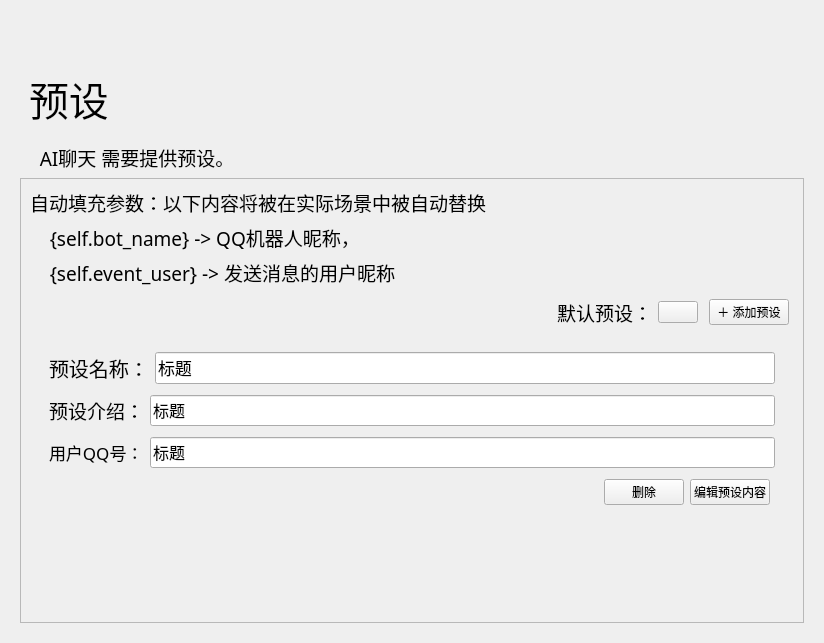
<?xml version="1.0" encoding="UTF-8"?>
<ui version="4.0">
 <class>Form</class>
 <widget class="QWidget" name="Form">
  <property name="geometry">
   <rect>
    <x>0</x>
    <y>0</y>
    <width>824</width>
    <height>643</height>
   </rect>
  </property>
  <property name="minimumSize">
   <size>
    <width>650</width>
    <height>465</height>
   </size>
  </property>
  <property name="windowTitle">
   <string>小依 - 设置预设</string>
  </property>
  <layout class="QHBoxLayout" name="horizontalLayout">
   <item>
    <widget class="PopUpAniStackedWidget" name="PopUpAniStackedWidget">
     <widget class="QWidget" name="page">
      <layout class="QVBoxLayout" name="verticalLayout">
       <item>
        <spacer name="spacer">
         <property name="orientation">
          <enum>Qt::Vertical</enum>
         </property>
         <property name="sizeType">
          <enum>QSizePolicy::Fixed</enum>
         </property>
         <property name="sizeHint" stdset="0">
          <size>
           <width>20</width>
           <height>40</height>
          </size>
         </property>
        </spacer>
       </item>
       <item>
        <widget class="QWidget" name="widget" native="true">
         <property name="maximumSize">
          <size>
           <width>16777215</width>
           <height>88</height>
          </size>
         </property>
         <layout class="QHBoxLayout" name="horizontalLayout_2">
          <item>
           <widget class="LargeTitleLabel" name="LargeTitleLabel">
            <property name="font">
             <font>
              <family>HarmonyOS Sans SC Medium</family>
              <pointsize>30</pointsize>
              <bold>false</bold>
             </font>
            </property>
            <property name="text">
             <string>预设</string>
            </property>
           </widget>
          </item>
         </layout>
        </widget>
       </item>
       <item>
        <widget class="SubtitleLabel" name="SubtitleLabel_5">
         <property name="font">
          <font>
           <family>HarmonyOS Sans SC Medium</family>
           <pointsize>14</pointsize>
           <bold>false</bold>
          </font>
         </property>
         <property name="text">
          <string>    AI聊天 需要提供预设。</string>
         </property>
        </widget>
       </item>
       <item>
        <widget class="ScrollArea" name="ScrollArea">
         <property name="frameShadow">
          <enum>QFrame::Raised</enum>
         </property>
         <property name="widgetResizable">
          <bool>true</bool>
         </property>
         <widget class="QWidget" name="scrollAreaWidgetContents">
          <property name="geometry">
           <rect>
            <x>0</x>
            <y>0</y>
            <width>786</width>
            <height>456</height>
           </rect>
          </property>
          <layout class="QVBoxLayout" name="verticalLayout_2">
           <item>
            <layout class="QGridLayout" name="gridLayout">
             <item row="3" column="0">
              <spacer name="verticalSpacer_30">
               <property name="orientation">
                <enum>Qt::Vertical</enum>
               </property>
               <property name="sizeType">
                <enum>QSizePolicy::Fixed</enum>
               </property>
               <property name="sizeHint" stdset="0">
                <size>
                 <width>20</width>
                 <height>5</height>
                </size>
               </property>
              </spacer>
             </item>
             <item row="1" column="0">
              <widget class="SubtitleLabel" name="SubtitleLabel_7">
               <property name="font">
                <font>
                 <family>HarmonyOS Sans SC</family>
                 <pointsize>14</pointsize>
                 <bold>false</bold>
                </font>
               </property>
               <property name="text">
                <string>    {self.bot_name} -&gt; QQ机器人昵称，</string>
               </property>
              </widget>
             </item>
             <item row="6" column="0">
              <widget class="CardWidget" name="Label_Icon_2">
               <property name="minimumSize">
                <size>
                 <width>0</width>
                 <height>138</height>
                </size>
               </property>
               <property name="maximumSize">
                <size>
                 <width>16777215</width>
                 <height>16777215</height>
                </size>
               </property>
               <layout class="QHBoxLayout" name="horizontalLayout_9">
                <item>
                 <spacer name="horizontalSpacer_23">
                  <property name="orientation">
                   <enum>Qt::Horizontal</enum>
                  </property>
                  <property name="sizeType">
                   <enum>QSizePolicy::Fixed</enum>
                  </property>
                  <property name="sizeHint" stdset="0">
                   <size>
                    <width>10</width>
                    <height>20</height>
                   </size>
                  </property>
                 </spacer>
                </item>
                <item>
                 <layout class="QVBoxLayout" name="verticalLayout_9">
                  <item>
                   <spacer name="verticalSpacer_25">
                    <property name="orientation">
                     <enum>Qt::Vertical</enum>
                    </property>
                    <property name="sizeType">
                     <enum>QSizePolicy::Fixed</enum>
                    </property>
                    <property name="sizeHint" stdset="0">
                     <size>
                      <width>20</width>
                      <height>5</height>
                     </size>
                    </property>
                   </spacer>
                  </item>
                  <item>
                   <layout class="QHBoxLayout" name="horizontalLayout_3">
                    <item>
                     <widget class="SubtitleLabel" name="SubtitleLabel">
                      <property name="font">
                       <font>
                        <family>HarmonyOS Sans SC</family>
                        <pointsize>15</pointsize>
                        <bold>false</bold>
                       </font>
                      </property>
                      <property name="text">
                       <string>预设名称：</string>
                      </property>
                     </widget>
                    </item>
                    <item>
                     <widget class="LineEdit" name="PreTitle">
                      <property name="maximumSize">
                       <size>
                        <width>16777215</width>
                        <height>38</height>
                       </size>
                      </property>
                      <property name="font">
                       <font>
                        <family>Microsoft YaHei</family>
                        <pointsize>13</pointsize>
                        <bold>false</bold>
                       </font>
                      </property>
                      <property name="text">
                       <string>标题</string>
                      </property>
                     </widget>
                    </item>
                   </layout>
                  </item>
                  <item>
                   <spacer name="verticalSpacer_26">
                    <property name="orientation">
                     <enum>Qt::Vertical</enum>
                    </property>
                    <property name="sizeType">
                     <enum>QSizePolicy::Fixed</enum>
                    </property>
                    <property name="sizeHint" stdset="0">
                     <size>
                      <width>20</width>
                      <height>5</height>
                     </size>
                    </property>
                   </spacer>
                  </item>
                  <item>
                   <layout class="QHBoxLayout" name="horizontalLayout_4">
                    <item>
                     <widget class="SubtitleLabel" name="SubtitleLabel_2">
                      <property name="font">
                       <font>
                        <family>HarmonyOS Sans SC</family>
                        <pointsize>14</pointsize>
                        <bold>false</bold>
                       </font>
                      </property>
                      <property name="text">
                       <string>预设介绍：</string>
                      </property>
                     </widget>
                    </item>
                    <item>
                     <widget class="LineEdit" name="PreTitle_2">
                      <property name="maximumSize">
                       <size>
                        <width>16777215</width>
                        <height>33</height>
                       </size>
                      </property>
                      <property name="font">
                       <font>
                        <family>Microsoft YaHei</family>
                        <pointsize>12</pointsize>
                        <bold>false</bold>
                       </font>
                      </property>
                      <property name="text">
                       <string>标题</string>
                      </property>
                     </widget>
                    </item>
                   </layout>
                  </item>
                  <item>
                   <spacer name="verticalSpacer_27">
                    <property name="orientation">
                     <enum>Qt::Vertical</enum>
                    </property>
                    <property name="sizeType">
                     <enum>QSizePolicy::Fixed</enum>
                    </property>
                    <property name="sizeHint" stdset="0">
                     <size>
                      <width>20</width>
                      <height>5</height>
                     </size>
                    </property>
                   </spacer>
                  </item>
                  <item>
                   <layout class="QHBoxLayout" name="horizontalLayout_5">
                    <item>
                     <widget class="SubtitleLabel" name="SubtitleLabel_3">
                      <property name="font">
                       <font>
                        <family>HarmonyOS Sans SC</family>
                        <pointsize>13</pointsize>
                        <bold>false</bold>
                       </font>
                      </property>
                      <property name="text">
                       <string>用户QQ号：</string>
                      </property>
                     </widget>
                    </item>
                    <item>
                     <widget class="LineEdit" name="PreTitle_3">
                      <property name="maximumSize">
                       <size>
                        <width>16777215</width>
                        <height>33</height>
                       </size>
                      </property>
                      <property name="font">
                       <font>
                        <family>Microsoft YaHei</family>
                        <pointsize>12</pointsize>
                        <bold>false</bold>
                       </font>
                      </property>
                      <property name="text">
                       <string>标题</string>
                      </property>
                     </widget>
                    </item>
                   </layout>
                  </item>
                  <item>
                   <spacer name="verticalSpacer_28">
                    <property name="orientation">
                     <enum>Qt::Vertical</enum>
                    </property>
                    <property name="sizeType">
                     <enum>QSizePolicy::Fixed</enum>
                    </property>
                    <property name="sizeHint" stdset="0">
                     <size>
                      <width>20</width>
                      <height>5</height>
                     </size>
                    </property>
                   </spacer>
                  </item>
                  <item>
                   <layout class="QHBoxLayout" name="horizontalLayout_6">
                    <item>
                     <spacer name="horizontalSpacer_5">
                      <property name="orientation">
                       <enum>Qt::Horizontal</enum>
                      </property>
                      <property name="sizeHint" stdset="0">
                       <size>
                        <width>178</width>
                        <height>20</height>
                       </size>
                      </property>
                     </spacer>
                    </item>
                    <item>
                     <widget class="PushButton" name="PushButton">
                      <property name="text">
                       <string>删除</string>
                      </property>
                     </widget>
                    </item>
                    <item>
                     <widget class="PrimaryPushButton" name="PrimaryPushButton">
                      <property name="text">
                       <string>编辑预设内容</string>
                      </property>
                     </widget>
                    </item>
                    <item>
                     <spacer name="horizontalSpacer_6">
                      <property name="orientation">
                       <enum>Qt::Horizontal</enum>
                      </property>
                      <property name="sizeType">
                       <enum>QSizePolicy::Preferred</enum>
                      </property>
                      <property name="sizeHint" stdset="0">
                       <size>
                        <width>5</width>
                        <height>20</height>
                       </size>
                      </property>
                     </spacer>
                    </item>
                   </layout>
                  </item>
                  <item>
                   <spacer name="verticalSpacer_29">
                    <property name="orientation">
                     <enum>Qt::Vertical</enum>
                    </property>
                    <property name="sizeType">
                     <enum>QSizePolicy::Fixed</enum>
                    </property>
                    <property name="sizeHint" stdset="0">
                     <size>
                      <width>20</width>
                      <height>5</height>
                     </size>
                    </property>
                   </spacer>
                  </item>
                 </layout>
                </item>
                <item>
                 <spacer name="horizontalSpacer_24">
                  <property name="orientation">
                   <enum>Qt::Horizontal</enum>
                  </property>
                  <property name="sizeType">
                   <enum>QSizePolicy::Fixed</enum>
                  </property>
                  <property name="sizeHint" stdset="0">
                   <size>
                    <width>10</width>
                    <height>20</height>
                   </size>
                  </property>
                 </spacer>
                </item>
               </layout>
              </widget>
             </item>
             <item row="2" column="0">
              <widget class="SubtitleLabel" name="SubtitleLabel_10">
               <property name="font">
                <font>
                 <family>HarmonyOS Sans SC</family>
                 <pointsize>14</pointsize>
                 <bold>false</bold>
                </font>
               </property>
               <property name="text">
                <string>    {self.event_user} -&gt; 发送消息的用户昵称</string>
               </property>
              </widget>
             </item>
             <item row="4" column="0">
              <layout class="QHBoxLayout" name="horizontalLayout_7">
               <item>
                <spacer name="horizontalSpacer_7">
                 <property name="orientation">
                  <enum>Qt::Horizontal</enum>
                 </property>
                 <property name="sizeHint" stdset="0">
                  <size>
                   <width>178</width>
                   <height>20</height>
                  </size>
                 </property>
                </spacer>
               </item>
               <item>
                <widget class="SubtitleLabel" name="SubtitleLabel_4">
                 <property name="font">
                  <font>
                   <family>HarmonyOS Sans SC</family>
                   <pointsize>14</pointsize>
                   <bold>false</bold>
                  </font>
                 </property>
                 <property name="text">
                  <string>默认预设：</string>
                 </property>
                </widget>
               </item>
               <item>
                <widget class="ComboBox" name="ComboBox"/>
               </item>
               <item>
                <spacer name="horizontalSpacer_9">
                 <property name="orientation">
                  <enum>Qt::Horizontal</enum>
                 </property>
                 <property name="sizeType">
                  <enum>QSizePolicy::Fixed</enum>
                 </property>
                 <property name="sizeHint" stdset="0">
                  <size>
                   <width>5</width>
                   <height>20</height>
                  </size>
                 </property>
                </spacer>
               </item>
               <item>
                <widget class="PrimaryPushButton" name="PrimaryPushButton_2">
                 <property name="text">
                  <string>＋ 添加预设</string>
                 </property>
                </widget>
               </item>
               <item>
                <spacer name="horizontalSpacer_8">
                 <property name="orientation">
                  <enum>Qt::Horizontal</enum>
                 </property>
                 <property name="sizeType">
                  <enum>QSizePolicy::Preferred</enum>
                 </property>
                 <property name="sizeHint" stdset="0">
                  <size>
                   <width>5</width>
                   <height>20</height>
                  </size>
                 </property>
                </spacer>
               </item>
              </layout>
             </item>
             <item row="0" column="0">
              <widget class="SubtitleLabel" name="SubtitleLabel_6">
               <property name="font">
                <font>
                 <family>HarmonyOS Sans SC</family>
                 <pointsize>14</pointsize>
                 <bold>false</bold>
                </font>
               </property>
               <property name="text">
                <string>自动填充参数：以下内容将被在实际场景中被自动替换</string>
               </property>
               <property name="wordWrap">
                <bool>true</bool>
               </property>
              </widget>
             </item>
             <item row="7" column="0">
              <spacer name="verticalSpacer">
               <property name="orientation">
                <enum>Qt::Vertical</enum>
               </property>
               <property name="sizeHint" stdset="0">
                <size>
                 <width>20</width>
                 <height>40</height>
                </size>
               </property>
              </spacer>
             </item>
             <item row="5" column="0">
              <spacer name="verticalSpacer_31">
               <property name="orientation">
                <enum>Qt::Vertical</enum>
               </property>
               <property name="sizeType">
                <enum>QSizePolicy::Fixed</enum>
               </property>
               <property name="sizeHint" stdset="0">
                <size>
                 <width>20</width>
                 <height>5</height>
                </size>
               </property>
              </spacer>
             </item>
            </layout>
           </item>
          </layout>
         </widget>
        </widget>
       </item>
      </layout>
     </widget>
    </widget>
   </item>
  </layout>
 </widget>
 <customwidgets>
  <customwidget>
   <class>ComboBox</class>
   <extends>QPushButton</extends>
   <header>qfluentwidgets</header>
  </customwidget>
  <customwidget>
   <class>PushButton</class>
   <extends>QPushButton</extends>
   <header>qfluentwidgets</header>
  </customwidget>
  <customwidget>
   <class>PrimaryPushButton</class>
   <extends>PushButton</extends>
   <header>qfluentwidgets</header>
  </customwidget>
  <customwidget>
   <class>CardWidget</class>
   <extends>QFrame</extends>
   <header>qfluentwidgets</header>
   <container>1</container>
  </customwidget>
  <customwidget>
   <class>ScrollArea</class>
   <extends>QScrollArea</extends>
   <header>qfluentwidgets</header>
   <container>1</container>
  </customwidget>
  <customwidget>
   <class>PopUpAniStackedWidget</class>
   <extends>QStackedWidget</extends>
   <header>qfluentwidgets</header>
   <container>1</container>
  </customwidget>
  <customwidget>
   <class>SubtitleLabel</class>
   <extends>QLabel</extends>
   <header>qfluentwidgets</header>
  </customwidget>
  <customwidget>
   <class>LargeTitleLabel</class>
   <extends>QLabel</extends>
   <header>qfluentwidgets</header>
  </customwidget>
  <customwidget>
   <class>LineEdit</class>
   <extends>QLineEdit</extends>
   <header>qfluentwidgets</header>
  </customwidget>
 </customwidgets>
 <resources>
  <include location="JianerSetupWizard.qrc"/>
 </resources>
 <connections/>
</ui>
